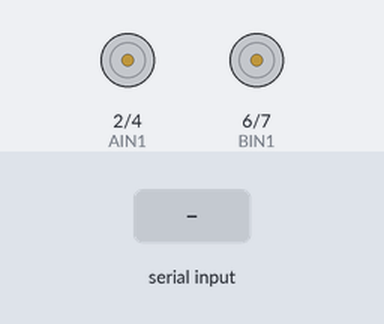
Recording of a sketch running on a simulated Arduino Uno, built with avr-gcc and run on an emulated ATmega328P. On the bench: motor-driver pin pairs drawn as motors (green arrow = first pin HIGH = forward, orange = second pin HIGH = backward, longer = more drive, scaled by the enable pin). Inputs (shaded band) come from the test bench.

Above: at 1.2 s.
1.3 s: "f" received over Serial
At 2.0 s:
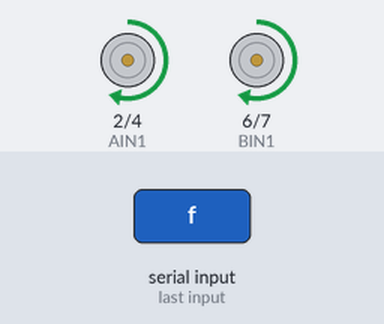
2.8 s: "b" received over Serial
At 3.1 s:
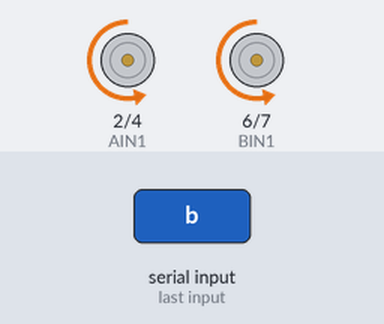
4.3 s: "l" received over Serial
At 5.4 s:
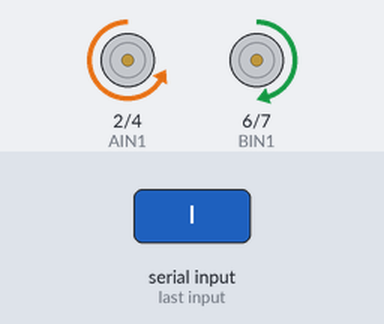
5.8 s: "r" received over Serial
At 6.6 s:
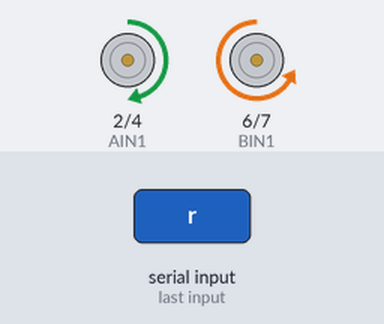
7.3 s: "F" received over Serial
At 7.7 s:
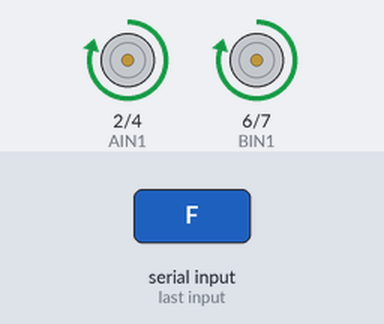
8.8 s: "B" received over Serial
At 10.1 s:
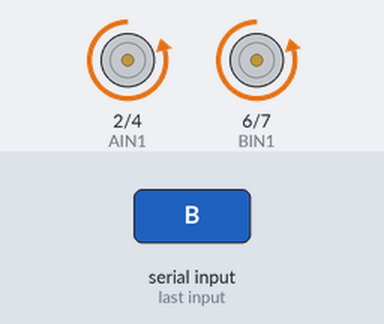
Timing chart, 0 to 11.3 s (numbered marks = the images above; inputs shaded):
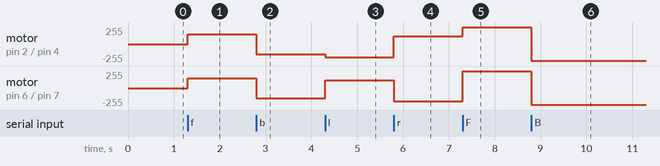

The sketch:

Bluetooth_Control.ino
```cpp
//author：wangxiao
//date tume:2022.01.14
//蓝牙遥控小车

//引脚定义
#define PWMA 3
#define AIN1 2
#define AIN2 4
#define BIN1 6
#define BIN2 7
#define PWMB 9

char cmd;                           //定义接收指令字符
int pwma = 150;
int pwmb = 150;

/************引脚初始化**********/
void setup()
{
    Serial.begin(9600);
    pinMode(PWMA, OUTPUT);
    pinMode(AIN1, OUTPUT);
    pinMode(AIN2, OUTPUT);
    pinMode(BIN1, OUTPUT);
    pinMode(BIN2, OUTPUT);
    pinMode(PWMB, OUTPUT);
}

/**********小车运动函数*********/
void forward(){//前进
  digitalWrite(AIN1, HIGH);
  digitalWrite(AIN2, LOW);
  digitalWrite(BIN1, HIGH);
  digitalWrite(BIN2, LOW);
  delay(10);
}

void backward(){//后退
  digitalWrite(AIN1, LOW);
  digitalWrite(AIN2, HIGH);
  digitalWrite(BIN1, LOW);
  digitalWrite(BIN2, HIGH);
  delay(10);
}

void turnLeft(){//左转
  digitalWrite(AIN1, LOW);
  digitalWrite(AIN2, HIGH);
  digitalWrite(BIN1, HIGH);
  digitalWrite(BIN2, LOW);
  delay(10);
}

void turnRight(){//右转
  digitalWrite(AIN1, HIGH);
  digitalWrite(AIN2, LOW);
  digitalWrite(BIN1, LOW);
  digitalWrite(BIN2, HIGH);
  delay(10);
}

void Brake(){//刹车
  digitalWrite(AIN1, LOW);
  digitalWrite(AIN2, LOW);
  digitalWrite(BIN1, LOW);
  digitalWrite(BIN2, LOW);
  delay(10);
}

void STOP()//急停
{
  digitalWrite(AIN1, HIGH);
  digitalWrite(AIN2, HIGH);
  digitalWrite(BIN1, HIGH);
  digitalWrite(BIN2, HIGH);
  delay(10);
}


void loop()
{
    if(Serial.available())//检测串口是否有字符发来
    {
        cmd = Serial.read();
        Serial.println();
        switch(cmd)
      {
        case 'f': analogWrite(PWMA, pwma); analogWrite(PWMB, pwmb); forward(); break;
        case 'b': analogWrite(PWMA, pwma); analogWrite(PWMB, pwmb); backward(); break;
        case 'l': analogWrite(PWMA, 200); analogWrite(PWMB, 120); turnLeft(); break;
        case 'r': analogWrite(PWMA, 120); analogWrite(PWMB, 200); turnRight(); break;
        case 'F': analogWrite(PWMA, 250); analogWrite(PWMB, 250); forward(); break;
        case 'B': analogWrite(PWMA, 250); analogWrite(PWMB, 250); backward(); break;
        case 'L': analogWrite(PWMA, 220); analogWrite(PWMB, 220); turnLeft(); break;
        case 'R': analogWrite(PWMA, 220); analogWrite(PWMB, 220); turnRight(); break;
        case 'k': analogWrite(PWMA, pwma); analogWrite(PWMB, pwmb); Brake(); break;
        case 's': analogWrite(PWMA, 0); analogWrite(PWMB, 0); STOP(); break;
        default:
            Brake();break;
      }
    }
}
```

Measured:
- after the input at 1.3 s, motor on pin 2 (AIN1) / pin 4 (AIN2), motor on pin 6 (BIN1) / pin 7 (BIN2): stopped → forward 150/255 at once
- after the input at 2.8 s, motor on pin 2 (AIN1) / pin 4 (AIN2), motor on pin 6 (BIN1) / pin 7 (BIN2): forward 150/255 → backward 150/255 at once
- after the input at 4.3 s, motor on pin 2 (AIN1) / pin 4 (AIN2): backward 150/255 → backward 200/255 at once; motor on pin 6 (BIN1) / pin 7 (BIN2): backward 150/255 → forward 120/255 at once
- after the input at 5.8 s, motor on pin 2 (AIN1) / pin 4 (AIN2): backward 200/255 → forward 120/255 at once; motor on pin 6 (BIN1) / pin 7 (BIN2): forward 120/255 → backward 200/255 at once
- after the input at 7.3 s, motor on pin 2 (AIN1) / pin 4 (AIN2): forward 120/255 → forward 250/255 at once; motor on pin 6 (BIN1) / pin 7 (BIN2): backward 200/255 → forward 250/255 at once
- after the input at 8.8 s, motor on pin 2 (AIN1) / pin 4 (AIN2), motor on pin 6 (BIN1) / pin 7 (BIN2): forward 250/255 → backward 250/255 at once
